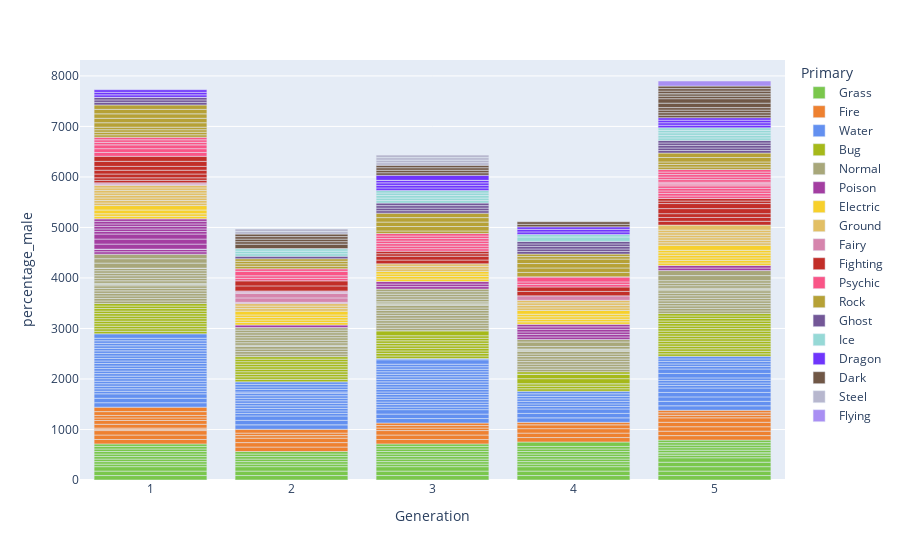

The notebook cell this image was saved under:
### Code cell
fig=px.bar(pokemon, x="Generation", y="percentage_male",
           color="Primary", color_discrete_map=colours, hover_name='Name')

fig.show()

### Figure 1 — Plotly figure (JSON) as saved in the notebook; plotly's stock layout.template omitted (floating-point values rounded to 4 significant figures)
{"data": [{"alignmentgroup": "True", "hovertemplate": "<b>%{hovertext}</b><br><br>Primary=Grass<br>Generation=%{x}<br>percentage_male=%{y}<extra></extra>", "hovertext": ["Bulbasaur", "Ivysaur", "Venusaur", "Oddish", "Gloom", "Vileplume", "Bellsprout", "Weepinbell", "Victreebel", "Exeggcute", "Exeggutor", "Tangela", "Chikorita", "Bayleef", "Meganium", "Bellossom", "Hoppip", "Skiploom", "Jumpluff", "Sunkern", "Sunflora", "Treecko", "Grovyle", "Sceptile", "Seedot", "Nuzleaf", "Shiftry", "Shroomish", "Breloom", "Roselia", "Cacnea", "Cacturne", "Tropius", "Turtwig", "Grotle", "Torterra", "Budew", "Roserade", "Cherubi", "Cherrim", "Carnivine", "Snover", "Abomasnow", "Tangrowth", "Leafeon", "Shaymin", "Snivy", "Servine", "Serperior", "Pansage", "Simisage", "Cottonee", "Whimsicott", "Petilil", "Lilligant", "Maractus", "Foongus", "Amoonguss", "Ferroseed", "Ferrothorn", "Virizion"], "legendgroup": "Grass", "marker": {"color": "#7AC74C", "pattern": {"shape": ""}}, "name": "Grass", "offsetgroup": "Grass", "orientation": "v", "showlegend": true, "textposition": "auto", "type": "bar", "x": [1, 1, 1, 1, 1, 1, 1, 1, 1, 1, 1, 1, 2, 2, 2, 2, 2, 2, 2, 2, 2, 3, 3, 3, 3, 3, 3, 3, 3, 3, 3, 3, 3, 4, 4, 4, 4, 4, 4, 4, 4, 4, 4, 4, 4, 4, 5, 5, 5, 5, 5, 5, 5, 5, 5, 5, 5, 5, 5, 5, 5], "xaxis": "x", "y": [88.1, 88.1, 88.1, 50, 50, 50, 50, 50, 50, 50, 50, 50, 88.1, 88.1, 88.1, 50, 50, 50, 50, 50, 50, 88.1, 88.1, 88.1, 50, 50, 50, 50, 50, 50, 50, 50, 50, 88.1, 88.1, 88.1, 50, 50, 50, 50, 50, 50, 50, 50, 88.1, null, 88.1, 88.1, 88.1, 88.1, 88.1, 50, 50, 0, 0, 50, 50, 50, 50, 50, null], "yaxis": "y"}, {"alignmentgroup": "True", "hovertemplate": "<b>%{hovertext}</b><br><br>Primary=Fire<br>Generation=%{x}<br>percentage_male=%{y}<extra></extra>", "hovertext": ["Charmander", "Charmeleon", "Charizard", "Vulpix", "Ninetales", "Growlithe", "Arcanine", "Ponyta", "Rapidash", "Magmar", "Flareon", "Moltres", "Cyndaquil", "Quilava", "Typhlosion", "Slugma", "Magcargo", "Magby", "Entei", "Ho-Oh", "Torchic", "Combusken", "Blaziken", "Numel", "Camerupt", "Torkoal", "Chimchar", "Monferno", "Infernape", "Magmortar", "Heatran", "Tepig", "Pignite", "Emboar", "Pansear", "Simisear", "Darumaka", "Darmanitan", "Heatmor"], "legendgroup": "Fire", "marker": {"color": "#EE8130", "pattern": {"shape": ""}}, "name": "Fire", "offsetgroup": "Fire", "orientation": "v", "showlegend": true, "textposition": "auto", "type": "bar", "x": [1, 1, 1, 1, 1, 1, 1, 1, 1, 1, 1, 1, 2, 2, 2, 2, 2, 2, 2, 2, 3, 3, 3, 3, 3, 3, 4, 4, 4, 4, 4, 5, 5, 5, 5, 5, 5, 5, 5], "xaxis": "x", "y": [88.1, 88.1, 88.1, 24.6, 24.6, 75.4, 75.4, 50, 50, 75.4, 88.1, null, 88.1, 88.1, 88.1, 50, 50, 75.4, null, null, 88.1, 88.1, 88.1, 50, 50, 50, 88.1, 88.1, 88.1, 75.4, 50, 88.1, 88.1, 88.1, 88.1, 88.1, 50, 50, 50], "yaxis": "y"}, {"alignmentgroup": "True", "hovertemplate": "<b>%{hovertext}</b><br><br>Primary=Water<br>Generation=%{x}<br>percentage_male=%{y}<extra></extra>", "hovertext": ["Squirtle", "Wartortle", "Blastoise", "Psyduck", "Golduck", "Poliwag", "Poliwhirl", "Poliwrath", "Tentacool", "Tentacruel", "Slowpoke", "Slowbro", "Seel", "Dewgong", "Shellder", "Cloyster", "Krabby", "Kingler", "Horsea", "Seadra", "Goldeen", "Seaking", "Staryu", "Starmie", "Magikarp", "Gyarados", "Lapras", "Vaporeon", "Totodile", "Croconaw", "Feraligatr", "Chinchou", "Lanturn", "Marill", "Azumarill", "Politoed", "Wooper", "Quagsire", "Slowking", "Qwilfish", "Corsola", "Remoraid", "Octillery", "Mantine", "Kingdra", "Suicune", "Mudkip", "Marshtomp", "Swampert", "Lotad", "Lombre", "Ludicolo", "Wingull", "Pelipper", "Carvanha", "Sharpedo", "Wailmer", "Wailord", "Barboach", "Whiscash", "Corphish", "Crawdaunt", "Feebas", "Milotic", "Clamperl", "Huntail", "Gorebyss", "Relicanth", "Luvdisc", "Kyogre", "Piplup", "Prinplup", "Empoleon", "Buizel", "Floatzel", "Shellos", "Gastrodon", "Finneon", "Lumineon", "Mantyke", "Palkia", "Phione", "Manaphy", "Oshawott", "Dewott", "Samurott", "Panpour", "Simipour", "Tympole", "Palpitoad", "Seismitoad", "Basculin", "Tirtouga", "Carracosta", "Ducklett", "Swanna", "Frillish", "Jellicent", "Alomomola", "Keldeo"], "legendgroup": "Water", "marker": {"color": "#6390F0", "pattern": {"shape": ""}}, "name": "Water", "offsetgroup": "Water", "orientation": "v", "showlegend": true, "textposition": "auto", "type": "bar", "x": [1, 1, 1, 1, 1, 1, 1, 1, 1, 1, 1, 1, 1, 1, 1, 1, 1, 1, 1, 1, 1, 1, 1, 1, 1, 1, 1, 1, 2, 2, 2, 2, 2, 2, 2, 2, 2, 2, 2, 2, 2, 2, 2, 2, 2, 2, 3, 3, 3, 3, 3, 3, 3, 3, 3, 3, 3, 3, 3, 3, 3, 3, 3, 3, 3, 3, 3, 3, 3, 3, 4, 4, 4, 4, 4, 4, 4, 4, 4, 4, 4, 4, 4, 5, 5, 5, 5, 5, 5, 5, 5, 5, 5, 5, 5, 5, 5, 5, 5, 5], "xaxis": "x", "y": [88.1, 88.1, 88.1, 50, 50, 50, 50, 50, 50, 50, 50, 50, 50, 50, 50, 50, 50, 50, 50, 50, 50, 50, null, null, 50, 50, 50, 88.1, 88.1, 88.1, 88.1, 50, 50, 50, 50, 50, 50, 50, 50, 50, 24.6, 50, 50, 50, 50, null, 88.1, 88.1, 88.1, 50, 50, 50, 50, 50, 50, 50, 50, 50, 50, 50, 50, 50, 50, 50, 50, 50, 50, 88.1, 24.6, null, 88.1, 88.1, 88.1, 50, 50, 50, 50, 50, 50, 50, null, null, null, 88.1, 88.1, 88.1, 88.1, 88.1, 50, 50, 50, 50, 88.1, 88.1, 50, 50, 50, 50, 50, null], "yaxis": "y"}, {"alignmentgroup": "True", "hovertemplate": "<b>%{hovertext}</b><br><br>Primary=Bug<br>Generation=%{x}<br>percentage_male=%{y}<extra></extra>", "hovertext": ["Caterpie", "Metapod", "Butterfree", "Weedle", "Kakuna", "Beedrill", "Paras", "Parasect", "Venonat", "Venomoth", "Scyther", "Pinsir", "Ledyba", "Ledian", "Spinarak", "Ariados", "Yanma", "Pineco", "Forretress", "Scizor", "Shuckle", "Heracross", "Wurmple", "Silcoon", "Beautifly", "Cascoon", "Dustox", "Surskit", "Masquerain", "Nincada", "Ninjask", "Shedinja", "Volbeat", "Illumise", "Kricketot", "Kricketune", "Burmy", "Wormadam", "Mothim", "Combee", "Vespiquen", "Yanmega", "Sewaddle", "Swadloon", "Leavanny", "Venipede", "Whirlipede", "Scolipede", "Dwebble", "Crustle", "Karrablast", "Escavalier", "Joltik", "Galvantula", "Shelmet", "Accelgor", "Durant", "Larvesta", "Volcarona", "Genesect"], "legendgroup": "Bug", "marker": {"color": "#A6B91A", "pattern": {"shape": ""}}, "name": "Bug", "offsetgroup": "Bug", "orientation": "v", "showlegend": true, "textposition": "auto", "type": "bar", "x": [1, 1, 1, 1, 1, 1, 1, 1, 1, 1, 1, 1, 2, 2, 2, 2, 2, 2, 2, 2, 2, 2, 3, 3, 3, 3, 3, 3, 3, 3, 3, 3, 3, 3, 4, 4, 4, 4, 4, 4, 4, 4, 5, 5, 5, 5, 5, 5, 5, 5, 5, 5, 5, 5, 5, 5, 5, 5, 5, 5], "xaxis": "x", "y": [50, 50, 50, 50, 50, 50, 50, 50, 50, 50, 50, 50, 50, 50, 50, 50, 50, 50, 50, 50, 50, 50, 50, 50, 50, 50, 50, 50, 50, 50, 50, null, 100, 0, 50, 50, 50, 0, 100, 88.1, 0, 50, 50, 50, 50, 50, 50, 50, 50, 50, 50, 50, 50, 50, 50, 50, 50, 50, 50, null], "yaxis": "y"}, {"alignmentgroup": "True", "hovertemplate": "<b>%{hovertext}</b><br><br>Primary=Normal<br>Generation=%{x}<br>percentage_male=%{y}<extra></extra>", "hovertext": ["Pidgey", "Pidgeotto", "Pidgeot", "Rattata", "Raticate", "Spearow", "Fearow", "Jigglypuff", "Wigglytuff", "Meowth", "Persian", "Farfetch'd", "Doduo", "Dodrio", "Lickitung", "Chansey", "Kangaskhan", "Tauros", "Ditto", "Eevee", "Porygon", "Snorlax", "Sentret", "Furret", "Hoothoot", "Noctowl", "Igglybuff", "Aipom", "Girafarig", "Dunsparce", "Teddiursa", "Ursaring", "Porygon2", "Stantler", "Smeargle", "Miltank", "Blissey", "Zigzagoon", "Linoone", "Taillow", "Swellow", "Slakoth", "Vigoroth", "Slaking", "Whismur", "Loudred", "Exploud", "Azurill", "Skitty", "Delcatty", "Spinda", "Swablu", "Zangoose", "Castform", "Kecleon", "Starly", "Staravia", "Staraptor", "Bidoof", "Bibarel", "Ambipom", "Buneary", "Lopunny", "Glameow", "Purugly", "Happiny", "Chatot", "Munchlax", "Lickilicky", "Porygon-Z", "Regigigas", "Arceus", "Patrat", "Watchog", "Lillipup", "Herdier", "Stoutland", "Pidove", "Tranquill", "Unfezant", "Audino", "Minccino", "Cinccino", "Deerling", "Sawsbuck", "Bouffalant", "Rufflet", "Braviary", "Meloetta"], "legendgroup": "Normal", "marker": {"color": "#A8A77A", "pattern": {"shape": ""}}, "name": "Normal", "offsetgroup": "Normal", "orientation": "v", "showlegend": true, "textposition": "auto", "type": "bar", "x": [1, 1, 1, 1, 1, 1, 1, 1, 1, 1, 1, 1, 1, 1, 1, 1, 1, 1, 1, 1, 1, 1, 2, 2, 2, 2, 2, 2, 2, 2, 2, 2, 2, 2, 2, 2, 2, 3, 3, 3, 3, 3, 3, 3, 3, 3, 3, 3, 3, 3, 3, 3, 3, 3, 3, 4, 4, 4, 4, 4, 4, 4, 4, 4, 4, 4, 4, 4, 4, 4, 4, 4, 5, 5, 5, 5, 5, 5, 5, 5, 5, 5, 5, 5, 5, 5, 5, 5, 5], "xaxis": "x", "y": [50, 50, 50, 50, 50, 50, 50, 24.6, 24.6, 50, 50, 50, 50, 50, 50, 0, 0, 100, null, 88.1, null, 88.1, 50, 50, 50, 50, 24.6, 50, 50, 50, 50, 50, null, 50, 50, 0, 0, 50, 50, 50, 50, 50, 50, 50, 50, 50, 50, 24.6, 24.6, 24.6, 50, 50, 50, 50, 50, 50, 50, 50, 50, 50, 50, 50, 50, 24.6, 24.6, 0, 50, 88.1, 50, null, null, null, 50, 50, 50, 50, 50, 50, 50, 50, 50, 24.6, 24.6, 50, 50, 50, 100, 100, null], "yaxis": "y"}, {"alignmentgroup": "True", "hovertemplate": "<b>%{hovertext}</b><br><br>Primary=Poison<br>Generation=%{x}<br>percentage_male=%{y}<extra></extra>", "hovertext": ["Ekans", "Arbok", "Nidoran♀", "Nidorina", "Nidoqueen", "Nidoran♂", "Nidorino", "Nidoking", "Zubat", "Golbat", "Grimer", "Muk", "Koffing", "Weezing", "Crobat", "Gulpin", "Swalot", "Seviper", "Stunky", "Skuntank", "Skorupi", "Drapion", "Croagunk", "Toxicroak", "Trubbish", "Garbodor"], "legendgroup": "Poison", "marker": {"color": "#A33EA1", "pattern": {"shape": ""}}, "name": "Poison", "offsetgroup": "Poison", "orientation": "v", "showlegend": true, "textposition": "auto", "type": "bar", "x": [1, 1, 1, 1, 1, 1, 1, 1, 1, 1, 1, 1, 1, 1, 2, 3, 3, 3, 4, 4, 4, 4, 4, 4, 5, 5], "xaxis": "x", "y": [50, 50, 0, 0, 0, 100, 100, 100, 50, 50, 50, 50, 50, 50, 50, 50, 50, 50, 50, 50, 50, 50, 50, 50, 50, 50], "yaxis": "y"}, {"alignmentgroup": "True", "hovertemplate": "<b>%{hovertext}</b><br><br>Primary=Electric<br>Generation=%{x}<br>percentage_male=%{y}<extra></extra>", "hovertext": ["Pikachu", "Raichu", "Magnemite", "Magneton", "Voltorb", "Electrode", "Electabuzz", "Jolteon", "Zapdos", "Pichu", "Mareep", "Flaaffy", "Ampharos", "Elekid", "Raikou", "Electrike", "Manectric", "Plusle", "Minun", "Shinx", "Luxio", "Luxray", "Pachirisu", "Magnezone", "Electivire", "Rotom", "Blitzle", "Zebstrika", "Emolga", "Tynamo", "Eelektrik", "Eelektross", "Thundurus"], "legendgroup": "Electric", "marker": {"color": "#F7D02C", "pattern": {"shape": ""}}, "name": "Electric", "offsetgroup": "Electric", "orientation": "v", "showlegend": true, "textposition": "auto", "type": "bar", "x": [1, 1, 1, 1, 1, 1, 1, 1, 1, 2, 2, 2, 2, 2, 2, 3, 3, 3, 3, 4, 4, 4, 4, 4, 4, 4, 5, 5, 5, 5, 5, 5, 5], "xaxis": "x", "y": [50, 50, null, null, null, null, 75.4, 88.1, null, 50, 50, 50, 50, 75.4, null, 50, 50, 50, 50, 50, 50, 50, 50, null, 75.4, null, 50, 50, 50, 50, 50, 50, 100], "yaxis": "y"}, {"alignmentgroup": "True", "hovertemplate": "<b>%{hovertext}</b><br><br>Primary=Ground<br>Generation=%{x}<br>percentage_male=%{y}<extra></extra>", "hovertext": ["Sandshrew", "Sandslash", "Diglett", "Dugtrio", "Cubone", "Marowak", "Rhyhorn", "Rhydon", "Gligar", "Phanpy", "Donphan", "Trapinch", "Vibrava", "Flygon", "Baltoy", "Claydol", "Groudon", "Hippopotas", "Hippowdon", "Rhyperior", "Gliscor", "Drilbur", "Excadrill", "Sandile", "Krokorok", "Krookodile", "Stunfisk", "Golett", "Golurk", "Landorus"], "legendgroup": "Ground", "marker": {"color": "#E2BF65", "pattern": {"shape": ""}}, "name": "Ground", "offsetgroup": "Ground", "orientation": "v", "showlegend": true, "textposition": "auto", "type": "bar", "x": [1, 1, 1, 1, 1, 1, 1, 1, 2, 2, 2, 3, 3, 3, 3, 3, 3, 4, 4, 4, 4, 5, 5, 5, 5, 5, 5, 5, 5, 5], "xaxis": "x", "y": [50, 50, 50, 50, 50, 50, 50, 50, 50, 50, 50, 50, 50, 50, null, null, null, 50, 50, 50, 50, 50, 50, 50, 50, 50, 50, null, null, 100], "yaxis": "y"}, {"alignmentgroup": "True", "hovertemplate": "<b>%{hovertext}</b><br><br>Primary=Fairy<br>Generation=%{x}<br>percentage_male=%{y}<extra></extra>", "hovertext": ["Clefairy", "Clefable", "Cleffa", "Togepi", "Togetic", "Snubbull", "Granbull", "Togekiss"], "legendgroup": "Fairy", "marker": {"color": "#D685AD", "pattern": {"shape": ""}}, "name": "Fairy", "offsetgroup": "Fairy", "orientation": "v", "showlegend": true, "textposition": "auto", "type": "bar", "x": [1, 1, 2, 2, 2, 2, 2, 4], "xaxis": "x", "y": [24.6, 24.6, 24.6, 88.1, 88.1, 24.6, 24.6, 88.1], "yaxis": "y"}, {"alignmentgroup": "True", "hovertemplate": "<b>%{hovertext}</b><br><br>Primary=Fighting<br>Generation=%{x}<br>percentage_male=%{y}<extra></extra>", "hovertext": ["Mankey", "Primeape", "Machop", "Machoke", "Machamp", "Hitmonlee", "Hitmonchan", "Tyrogue", "Hitmontop", "Makuhita", "Hariyama", "Meditite", "Medicham", "Riolu", "Lucario", "Timburr", "Gurdurr", "Conkeldurr", "Throh", "Sawk", "Mienfoo", "Mienshao"], "legendgroup": "Fighting", "marker": {"color": "#C22E28", "pattern": {"shape": ""}}, "name": "Fighting", "offsetgroup": "Fighting", "orientation": "v", "showlegend": true, "textposition": "auto", "type": "bar", "x": [1, 1, 1, 1, 1, 1, 1, 2, 2, 3, 3, 3, 3, 4, 4, 5, 5, 5, 5, 5, 5, 5], "xaxis": "x", "y": [50, 50, 75.4, 75.4, 75.4, 100, 100, 100, 100, 75.4, 75.4, 50, 50, 88.1, 88.1, 75.4, 75.4, 75.4, 100, 100, 50, 50], "yaxis": "y"}, {"alignmentgroup": "True", "hovertemplate": "<b>%{hovertext}</b><br><br>Primary=Psychic<br>Generation=%{x}<br>percentage_male=%{y}<extra></extra>", "hovertext": ["Abra", "Kadabra", "Alakazam", "Drowzee", "Hypno", "Mr.", "Mewtwo", "Mew", "Natu", "Xatu", "Espeon", "Unown", "Wobbuffet", "Lugia", "Celebi", "Ralts", "Kirlia", "Gardevoir", "Spoink", "Grumpig", "Chimecho", "Wynaut", "Deoxys", "Chingling", "Mime", "Gallade", "Uxie", "Mesprit", "Azelf", "Cresselia", "Victini", "Munna", "Musharna", "Woobat", "Swoobat", "Sigilyph", "Gothita", "Gothorita", "Gothitelle", "Solosis", "Duosion", "Reuniclus", "Elgyem", "Beheeyem"], "legendgroup": "Psychic", "marker": {"color": "#F95587", "pattern": {"shape": ""}}, "name": "Psychic", "offsetgroup": "Psychic", "orientation": "v", "showlegend": true, "textposition": "auto", "type": "bar", "x": [1, 1, 1, 1, 1, 1, 1, 1, 2, 2, 2, 2, 2, 2, 2, 3, 3, 3, 3, 3, 3, 3, 3, 4, 4, 4, 4, 4, 4, 4, 5, 5, 5, 5, 5, 5, 5, 5, 5, 5, 5, 5, 5, 5], "xaxis": "x", "y": [75.4, 75.4, 75.4, 50, 50, 50, null, null, 50, 50, 88.1, null, 50, null, null, 50, 50, 50, 50, 50, 50, 50, null, 50, 50, 100, null, null, null, 0, null, 50, 50, 50, 50, 50, 24.6, 24.6, 24.6, 50, 50, 50, 50, 50], "yaxis": "y"}, {"alignmentgroup": "True", "hovertemplate": "<b>%{hovertext}</b><br><br>Primary=Rock<br>Generation=%{x}<br>percentage_male=%{y}<extra></extra>", "hovertext": ["Geodude", "Graveler", "Golem", "Onix", "Omanyte", "Omastar", "Kabuto", "Kabutops", "Aerodactyl", "Sudowoodo", "Larvitar", "Pupitar", "Tyranitar", "Nosepass", "Lunatone", "Solrock", "Lileep", "Cradily", "Anorith", "Armaldo", "Regirock", "Cranidos", "Rampardos", "Shieldon", "Bastiodon", "Bonsly", "Probopass", "Roggenrola", "Boldore", "Gigalith", "Archen", "Archeops", "Terrakion"], "legendgroup": "Rock", "marker": {"color": "#B6A136", "pattern": {"shape": ""}}, "name": "Rock", "offsetgroup": "Rock", "orientation": "v", "showlegend": true, "textposition": "auto", "type": "bar", "x": [1, 1, 1, 1, 1, 1, 1, 1, 1, 2, 2, 2, 2, 3, 3, 3, 3, 3, 3, 3, 3, 4, 4, 4, 4, 4, 4, 5, 5, 5, 5, 5, 5], "xaxis": "x", "y": [50, 50, 50, 50, 88.1, 88.1, 88.1, 88.1, 88.1, 50, 50, 50, 50, 50, null, null, 88.1, 88.1, 88.1, 88.1, null, 88.1, 88.1, 88.1, 88.1, 50, 50, 50, 50, 50, 88.1, 88.1, null], "yaxis": "y"}, {"alignmentgroup": "True", "hovertemplate": "<b>%{hovertext}</b><br><br>Primary=Ghost<br>Generation=%{x}<br>percentage_male=%{y}<extra></extra>", "hovertext": ["Gastly", "Haunter", "Gengar", "Misdreavus", "Shuppet", "Banette", "Duskull", "Dusclops", "Drifloon", "Drifblim", "Mismagius", "Spiritomb", "Dusknoir", "Giratina", "Yamask", "Cofagrigus", "Litwick", "Lampent", "Chandelure"], "legendgroup": "Ghost", "marker": {"color": "#735797", "pattern": {"shape": ""}}, "name": "Ghost", "offsetgroup": "Ghost", "orientation": "v", "showlegend": true, "textposition": "auto", "type": "bar", "x": [1, 1, 1, 2, 3, 3, 3, 3, 4, 4, 4, 4, 4, 4, 5, 5, 5, 5, 5], "xaxis": "x", "y": [50, 50, 50, 50, 50, 50, 50, 50, 50, 50, 50, 50, 50, null, 50, 50, 50, 50, 50], "yaxis": "y"}, {"alignmentgroup": "True", "hovertemplate": "<b>%{hovertext}</b><br><br>Primary=Ice<br>Generation=%{x}<br>percentage_male=%{y}<extra></extra>", "hovertext": ["Jynx", "Articuno", "Swinub", "Piloswine", "Delibird", "Smoochum", "Snorunt", "Glalie", "Spheal", "Sealeo", "Walrein", "Regice", "Glaceon", "Mamoswine", "Froslass", "Vanillite", "Vanillish", "Vanilluxe", "Cubchoo", "Beartic", "Cryogonal"], "legendgroup": "Ice", "marker": {"color": "#96D9D6", "pattern": {"shape": ""}}, "name": "Ice", "offsetgroup": "Ice", "orientation": "v", "showlegend": true, "textposition": "auto", "type": "bar", "x": [1, 1, 2, 2, 2, 2, 3, 3, 3, 3, 3, 3, 4, 4, 4, 5, 5, 5, 5, 5, 5], "xaxis": "x", "y": [0, null, 50, 50, 50, 0, 50, 50, 50, 50, 50, null, 88.1, 50, 0, 50, 50, 50, 50, 50, null], "yaxis": "y"}, {"alignmentgroup": "True", "hovertemplate": "<b>%{hovertext}</b><br><br>Primary=Dragon<br>Generation=%{x}<br>percentage_male=%{y}<extra></extra>", "hovertext": ["Dratini", "Dragonair", "Dragonite", "Altaria", "Bagon", "Shelgon", "Salamence", "Latias", "Latios", "Rayquaza", "Gible", "Gabite", "Garchomp", "Axew", "Fraxure", "Haxorus", "Druddigon", "Reshiram", "Zekrom", "Kyurem"], "legendgroup": "Dragon", "marker": {"color": "#6F35FC", "pattern": {"shape": ""}}, "name": "Dragon", "offsetgroup": "Dragon", "orientation": "v", "showlegend": true, "textposition": "auto", "type": "bar", "x": [1, 1, 1, 3, 3, 3, 3, 3, 3, 3, 4, 4, 4, 5, 5, 5, 5, 5, 5, 5], "xaxis": "x", "y": [50, 50, 50, 50, 50, 50, 50, 0, 100, null, 50, 50, 50, 50, 50, 50, 50, null, null, null], "yaxis": "y"}, {"alignmentgroup": "True", "hovertemplate": "<b>%{hovertext}</b><br><br>Primary=Dark<br>Generation=%{x}<br>percentage_male=%{y}<extra></extra>", "hovertext": ["Umbreon", "Murkrow", "Sneasel", "Houndour", "Houndoom", "Poochyena", "Mightyena", "Sableye", "Absol", "Honchkrow", "Weavile", "Darkrai", "Purrloin", "Liepard", "Scraggy", "Scrafty", "Zorua", "Zoroark", "Pawniard", "Bisharp", "Vullaby", "Mandibuzz", "Deino", "Zweilous", "Hydreigon"], "legendgroup": "Dark", "marker": {"color": "#705746", "pattern": {"shape": ""}}, "name": "Dark", "offsetgroup": "Dark", "orientation": "v", "showlegend": true, "textposition": "auto", "type": "bar", "x": [2, 2, 2, 2, 2, 3, 3, 3, 3, 4, 4, 4, 5, 5, 5, 5, 5, 5, 5, 5, 5, 5, 5, 5, 5], "xaxis": "x", "y": [88.1, 50, 50, 50, 50, 50, 50, 50, 50, 50, 50, null, 50, 50, 50, 50, 88.1, 88.1, 50, 50, 0, 0, 50, 50, 50], "yaxis": "y"}, {"alignmentgroup": "True", "hovertemplate": "<b>%{hovertext}</b><br><br>Primary=Steel<br>Generation=%{x}<br>percentage_male=%{y}<extra></extra>", "hovertext": ["Steelix", "Skarmory", "Mawile", "Aron", "Lairon", "Aggron", "Beldum", "Metang", "Metagross", "Registeel", "Jirachi", "Bronzor", "Bronzong", "Dialga", "Klink", "Klang", "Klinklang", "Cobalion"], "legendgroup": "Steel", "marker": {"color": "#B7B7CE", "pattern": {"shape": ""}}, "name": "Steel", "offsetgroup": "Steel", "orientation": "v", "showlegend": true, "textposition": "auto", "type": "bar", "x": [2, 2, 3, 3, 3, 3, 3, 3, 3, 3, 3, 4, 4, 4, 5, 5, 5, 5], "xaxis": "x", "y": [50, 50, 50, 50, 50, 50, null, null, null, null, null, null, null, null, null, null, null, null], "yaxis": "y"}, {"alignmentgroup": "True", "hovertemplate": "<b>%{hovertext}</b><br><br>Primary=Flying<br>Generation=%{x}<br>percentage_male=%{y}<extra></extra>", "hovertext": ["Tornadus"], "legendgroup": "Flying", "marker": {"color": "#A98FF3", "pattern": {"shape": ""}}, "name": "Flying", "offsetgroup": "Flying", "orientation": "v", "showlegend": true, "textposition": "auto", "type": "bar", "x": [5], "xaxis": "x", "y": [100], "yaxis": "y"}], "layout": {"barmode": "relative", "legend": {"title": {"text": "Primary"}, "tracegroupgap": 0}, "margin": {"t": 60}, "xaxis": {"anchor": "y", "domain": [0, 1], "title": {"text": "Generation"}}, "yaxis": {"anchor": "x", "domain": [0, 1], "title": {"text": "percentage_male"}}}}
